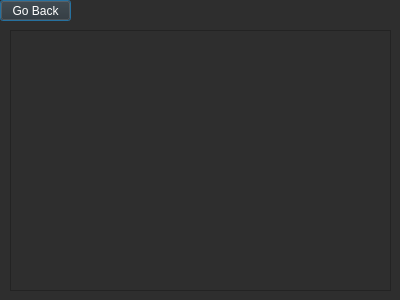
<?xml version="1.0" encoding="UTF-8"?>
<ui version="4.0">
 <class>Transaction</class>
 <widget class="QDialog" name="Transaction">
  <property name="geometry">
   <rect>
    <x>0</x>
    <y>0</y>
    <width>400</width>
    <height>300</height>
   </rect>
  </property>
  <property name="windowTitle">
   <string>Dialog</string>
  </property>
  <property name="styleSheet">
   <string notr="true">background-color: #2e2e2e; color: white;</string>
  </property>
  <widget class="QPushButton" name="pushButton_2">
   <property name="geometry">
    <rect>
     <x>0</x>
     <y>0</y>
     <width>71</width>
     <height>21</height>
    </rect>
   </property>
   <property name="text">
    <string>Go Back</string>
   </property>
  </widget>
  <widget class="QListWidget" name="listWidget">
   <property name="geometry">
    <rect>
     <x>10</x>
     <y>30</y>
     <width>381</width>
     <height>261</height>
    </rect>
   </property>
  </widget>
 </widget>
 <resources/>
 <connections/>
</ui>
